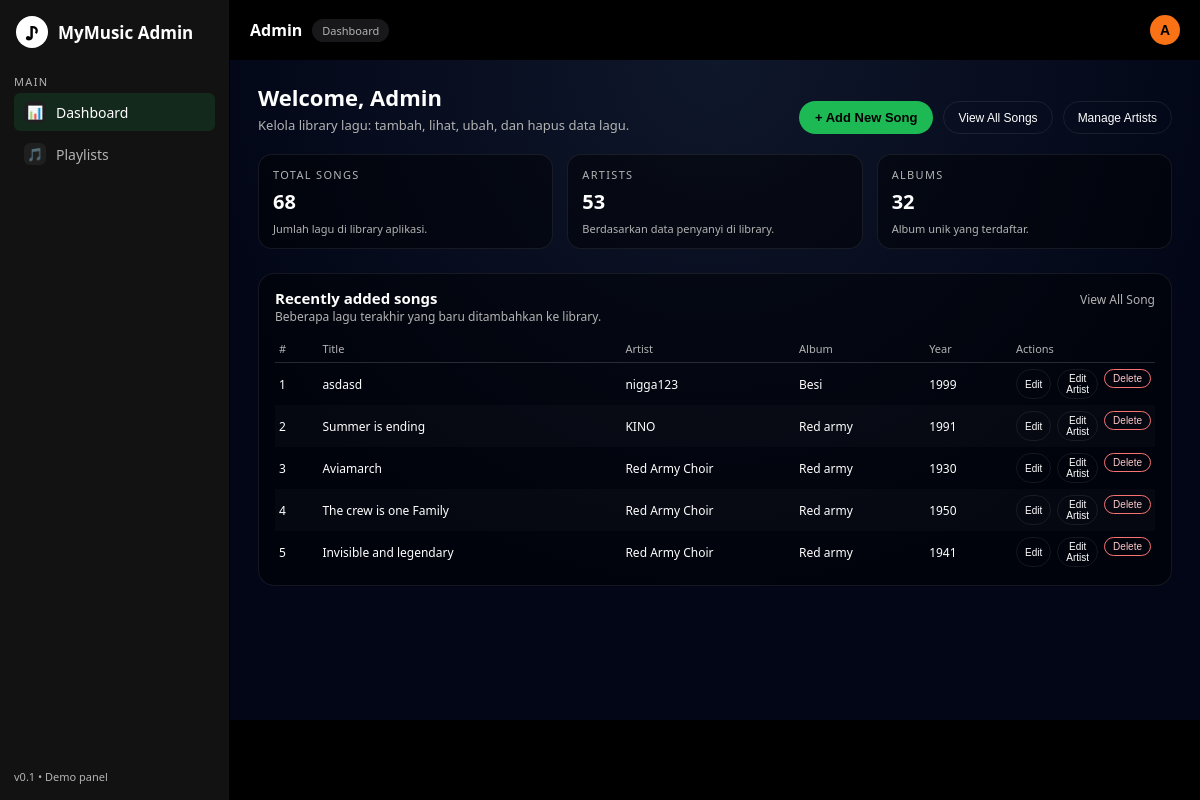
Page /admin (signed in) on the earlier database version.
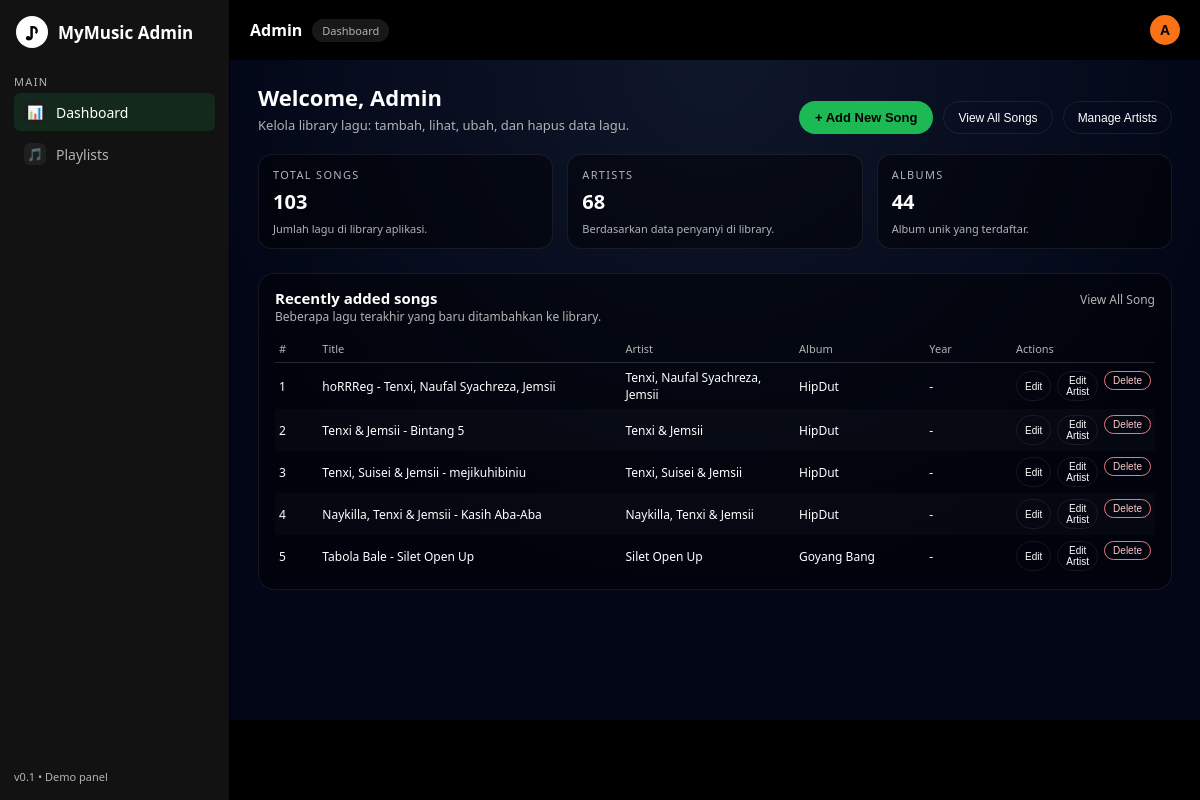
Same page on the later database version.
### app.py (models this page shows)
class User(db.Model):
    id = db.Column(db.Integer, primary_key=True)
    email = db.Column(db.String(120), unique=True, nullable=False)
    display_name = db.Column(db.String(80), nullable=False)
    password = db.Column(db.String(80), nullable=False)  # TODO: hash
    role = db.Column(db.String(20), default="user")
    avatar_url = db.Column(db.String(255), nullable=True)
    playlists = db.relationship("Playlist", backref="owner", lazy=True)
    folders = db.relationship("Folder", backref="owner", lazy=True)

class Song(db.Model):
    __table_args__ = {"sqlite_autoincrement": True}
    id = db.Column(db.Integer, primary_key=True)
    title = db.Column(db.String(200), nullable=False)
    artist = db.Column(db.String(120), nullable=False)
    album = db.Column(db.String(120))
    genre = db.Column(db.String(50))
    year = db.Column(db.Integer)
    duration_ms = db.Column(db.Integer)
    cover_url = db.Column(db.String(500))
    audio_url = db.Column(db.String(500))
    description = db.Column(db.Text)
    created_at = db.Column(db.DateTime, default=datetime.utcnow)
    playlists = db.relationship(
        "Playlist",
        secondary=playlist_song,
        back_populates="songs"
    )

### app.py (the view)
@app.route("/admin")
def admin_page():
    user = get_current_user()
    if not user:
        session.clear()
        return redirect(url_for("login"))
    if user.role != "admin":
        return redirect(url_for("home_page"))
    total_songs = Song.query.count()
    total_artists = (
        db.session.query(func.count(func.distinct(Song.artist)))
        .scalar()
        or 0
    )
    total_albums = (
        db.session.query(func.count(func.distinct(Song.album)))
        .scalar()
        or 0
    )
    recent_songs = (
        Song.query
        .order_by(Song.created_at.desc())
        .limit(5)
        .all()
    )
    return render_template(
        "admin_home.html",
        current_user=user,
        total_songs=total_songs,
        total_artists=total_artists,
        total_albums=total_albums,
        recent_songs=recent_songs,
    )

### app.py (called while the page is built)
def get_current_user():
    email = session.get("user_email")
    if not email:
        return None
    return User.query.filter_by(email=email).first()

### templates/admin_home.html (shortened to what this page needs)
<!DOCTYPE html>
<html lang="en">
<head>
</head>
<body>
<div class="app">
  <aside class="sidebar">
    <div class="sidebar__logo">
      <div class="sidebar__logo-icon">♪</div>
      <div class="sidebar__logo-text">MyMusic Admin</div>
    </div>
    <div>
      <div class="sidebar__section-title">Main</div>
      <nav class="sidebar__nav">
        <div class="sidebar__item sidebar__item--active"
             onclick="window.location.href='{{ url_for('admin_page') }}'">
          <div class="sidebar__item-icon">📊</div>
          <span>Dashboard</span>
        </div>
        <div class="sidebar__item"
     onclick="window.location.href='{{ url_for('admin_view_all_song') }}'">
  <div class="sidebar__item-icon">🎵</div>
  <span>Playlists</span>
</div>
      </nav>
 <nav class="sidebar__nav">
      <div class="sidebar__item">
      </div>
  </div>
    <div class="sidebar__footer">
      <span style="font-size:11px;">v0.1 • Demo panel</span>
    </div>
  </aside>
  <main class="main">
    <header class="topbar">
      <div class="topbar__left">
        <span class="topbar__title">Admin</span>
        <span class="admin-badge">Dashboard</span>
      </div>
      <div class="user-menu">
        <button class="avatar" id="admin-avatar-btn">
          {{ (current_user.display_name or 'A')[0]|upper }}
        </button>
      </div>
    </header>
    <div class="content">
      <div class="page-header">
        <div class="page-title-block">
          <h1 class="page-title">Welcome, {{ current_user.display_name or 'Admin' }}</h1>
          <p class="page-subtitle">
            Kelola library lagu: tambah, lihat, ubah, dan hapus data lagu.
          </p>
        </div>
        <div class="primary-actions">
          <button class="btn-primary"
        onclick="window.location.href='{{ url_for('admin_add_song') }}'">
  + Add New Song
</button>
<button class="btn-secondary"
        onclick="window.location.href='{{ url_for('admin_view_all_song') }}'">
  View All Songs
</button>
<button class="btn-secondary"
        onclick="window.location.href='{{ url_for('admin_artists') }}'">
  Manage Artists
</button>
        </div>
      </div>
      <section class="stats-grid">
        <article class="stat-card">
          <span class="stat-label">Total songs</span>
          <span class="stat-value">{{ total_songs }}</span>
          <span class="stat-footer">Jumlah lagu di library aplikasi.</span>
        </article>
        <article class="stat-card">
          <span class="stat-label">Artists</span>
          <span class="stat-value">{{ total_artists }}</span>
          <span class="stat-footer">Berdasarkan data penyanyi di library.</span>
        </article>
        <article class="stat-card">
          <span class="stat-label">Albums</span>
          <span class="stat-value">{{ total_albums }}</span>
          <span class="stat-footer">Album unik yang terdaftar.</span>
        </article>
      </section>
      <section class="panel">
        <div class="panel-header">
          <div>
            <h2 class="panel-title">Recently added songs</h2>
            <p class="panel-subtitle">
              Beberapa lagu terakhir yang baru ditambahkan ke library.
            </p>
          </div>
          <span class="panel-link"
      onclick="window.location.href='{{ url_for('admin_view_all_song') }}'">
  View All Song
</span>
        </div>
        <div class="panel-body">
          <table>
            <thead>
              <tr>
                <th style="width:5%;">#</th>
                <th style="width:35%;">Title</th>
                <th style="width:20%;">Artist</th>
                <th style="width:15%;">Album</th>
                <th style="width:10%;">Year</th>
                <th style="width:15%;">Actions</th>
              </tr>
            </thead>
            <tbody>
              {% for song in recent_songs %}
                <tr>
                  <td>{{ loop.index }}</td>
                  <td>{{ song.title }}</td>
                  <td>{{ song.artist }}</td>
                  <td>
                    {% if song.album %}
                      {{ song.album }}
                    {% else %}
                      <span class="tag">Single</span>
                    {% endif %}
                  </td>
                  <td>{{ song.year or '-' }}</td>
                  <td>
  <div class="cell-actions">
    <button class="btn-small"
            onclick="window.location.href='{{ url_for('admin_edit_song', song_id=song.id) }}'">
      Edit
    </button>
    <button class="btn-small"
            onclick="window.location.href='{{ url_for('admin_edit_artist', name=song.artist) }}'">
      Edit Artist
    </button>
    <form method="POST"
          action="{{ url_for('admin_delete_song', song_id=song.id) }}"
          style="display:inline;"
          onsubmit="return confirm('Yakin ingin menghapus lagu ini?');">
      <button type="submit" class="btn-small btn-small--danger">
        Delete
      </button>
    </form>
  </div>
</td>
                </tr>
              {% else %}
                <tr>
                  <td colspan="6">Belum ada lagu di database.</td>
                </tr>
              {% endfor %}
            </tbody>
          </table>
        </div>
      </section>
    </div>
  </main>
</div>
</body>
</html>

Differences in the rows shown:
no longer on this page (row edited): Song: title "asdasd", artist "nigga123", album "Besi", year "1999"
no longer on this page (row edited): Song: title "Summer is ending", artist "KINO", album "Red army", year "1991"
no longer on this page (row unchanged): Song: title "Aviamarch", artist "Red Army Choir", album "Red army", year "1930"
no longer on this page (row unchanged): Song: title "The crew is one Family", artist "Red Army Choir", album "Red army", year "1950"
no longer on this page (row unchanged): Song: title "Invisible and legendary", artist "Red Army Choir", album "Red army", year "1941"
added Song: title "hoRRReg - Tenxi, Naufal Syachreza, Jemsii", artist "Tenxi, Naufal Syachreza, Jemsii", album "HipDut", year "-"
added Song: title "Tenxi & Jemsii - Bintang 5", artist "Tenxi & Jemsii", album "HipDut", year "-"
added Song: title "Tenxi, Suisei & Jemsii - mejikuhibiniu", artist "Tenxi, Suisei & Jemsii", album "HipDut", year "-"
added Song: title "Naykilla, Tenxi & Jemsii - Kasih Aba-Aba", artist "Naykilla, Tenxi & Jemsii", album "HipDut", year "-"
added Song: title "Tabola Bale - Silet Open Up", artist "Silet Open Up", album "Goyang Bang", year "-"
Other differences:
{{ total_songs }}: "68" → "103"
{{ total_artists }}: "53" → "68"
{{ total_albums }}: "32" → "44"
